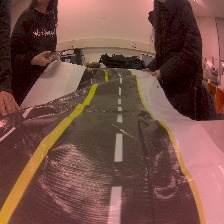
#> input picture Contest/Project2/Picture/Light_Test3Namespace().jpg, 224 x 224 px
$ python CameraTest.py
#> lines starting #> are read from the running program, lines starting #| are printed output that depends on the picture; after the words box and inside, x2 and y2 are one past the last pixel; in counts of white or black regions, pixels touching at a corner belong together
### Contest/Project2/Paragon_function.py
# -*- coding: utf-8 -*- # 한글 주석쓰려면 이거 해야함
import cv2 # opencv 사용
import numpy as np

#image = cv2.imread('./Picture/Light_Test3Namespace().jpg') # 이미지 읽기

def grayscale(img): # 흑백이미지로 변환
    return cv2.cvtColor(img, cv2.COLOR_RGB2GRAY)

def canny(img, low_threshold, high_threshold): # Canny 알고리즘
    return cv2.Canny(img, low_threshold, high_threshold)

def gaussian_blur(img, kernel_size): # 가우시안 필터
    return cv2.GaussianBlur(img, (kernel_size, kernel_size), 0)

def region_of_interest(img, vertices, color3=(255,255,255), color1=255): # ROI 셋팅

    mask = np.zeros_like(img) # mask = img와 같은 크기의 빈 이미지

    if len(img.shape) > 2: # Color 이미지(3채널)라면 :
        color = color3
    else: # 흑백 이미지(1채널)라면 :
        color = color1

    # vertices에 정한 점들로 이뤄진 다각형부분(ROI 설정부분)을 color로 채움
    cv2.fillPoly(mask, vertices, color)

    # 이미지와 color로 채워진 ROI를 합침
    ROI_image = cv2.bitwise_and(img, mask)
    return ROI_image

def Line_Calculation(arr_line):
    _min = (arr_line[0,0,0] + arr_line[0,0,2])/2
    _max = (arr_line[0,0,0] + arr_line[0,0,2])/2
    leftidx = 0
    rightidx = len(arr_line) - 1
    for i in range(len(arr_line)):
        dist = (arr_line[i,0,0] + arr_line[i,0,2])/2
        if dist < _min:
	        _min = dist
	        leftidx = i

    for i in range(len(arr_line)):
        dist = (arr_line[i,0,0] + arr_line[i,0,2])/2
        if dist > _max:
	        _max = dist
	        rightidx = i
    target = [arr_line[leftidx,:,:], arr_line[rightidx,:,:]]
    return target


def hough_lines(img, rho, theta, threshold, min_line_len, max_line_gap): # 허프 변환
    lines = cv2.HoughLinesP(img, rho, theta, threshold, np.array([]), minLineLength=min_line_len, maxLineGap=max_line_gap)
    #line_img = np.zeros((img.shape[0], img.shape[1], 3), dtype=np.uint8)
    #draw_lines(line_img, lines)

    return lines

def binarization(_img):
    return cv2.threshold(_img, 100, 255, cv2.THRESH_BINARY)
'''-----------------------------func--------------------------------------------'''
# [5 lines of commented-out code are left out]

def mainfunc(image):
	height, width = image.shape[:2] # 이미지 높이, 너비

	gray_img = grayscale(image) # 흑백이미지로 변환

	gaussian_img = gaussian_blur(gray_img, 3) # Blur 효과

# binary
	ret, binary_img = binarization(gaussian_img)
#
	canny_img = canny(binary_img, 70, 210) # Canny edge 알고리즘

	vertices = np.array([[(0,height),(width/2-65, height/2+30), (width/2+100, height/2+30), (width,height)]], dtype=np.int32)
	ROI_img = region_of_interest(canny_img, vertices) # ROI 설정

	line_arr = hough_lines(ROI_img, 1, 1 * np.pi/180, 35, 15, 25) # 허프 변환
	'''
	for i in range(len(line_arr)):
		for x1,y1,x2,y2 in line_arr[i]:
			cv2.line(image, (x1, y1), (x2, y2), (0,0,255),3)
			'''
	arrline = Line_Calculation(line_arr)
	leftarr = arrline[0]
	rightarr = arrline[1]
	return (leftarr,rightarr)

'''
for i in range(len(arrline)):
    for x1,y1,x2,y2 in arrline[i]:
        cv2.line(image, (x1, y1), (x2, y2), (0,0,255),3)
		'''

#for i in range(len(arrline)):
#	for x1,y1,x2,y2 in arrline[i]:

#cv2.imshow('result', binary_img) # 결과 이미지 출력
#cv2.imshow('result', image) # 결과 이미지 출력
#cv2.waitKey(0)

### Contest/Project2/CameraTest.py
from sys import stdin
#from jetbot import Robot
import time
import socket
from Paragon_function import mainfunc
import cv2
import os
import time

blue_color = (255,0,0)
#robot = Robot()
image = cv2.imread('./Picture/Light_Test3Namespace().jpg')
#> image is the input picture: shape (224, 224, 3); mean B, G, R 70, 79, 117.3
# [5 lines of commented-out code are left out]

leftarr, rightarr = mainfunc(image)
#> in grayscale, `return cv2.cvtColor(img, cv2.COLOR_RGB2GRAY)`:
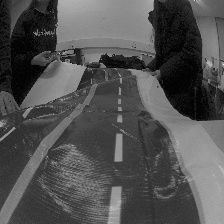
#> returned value: shape (224, 224); min 1, max 234, mean 80.7
#> in gaussian_blur, `return cv2.GaussianBlur(img, (kernel_size, kernel_size), 0)`:
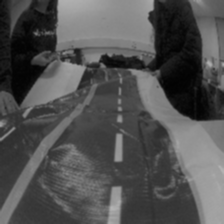
#> returned value: shape (224, 224); min 2, max 179, mean 80.7
#> in mainfunc, `ret, binary_img = binarization(gaussian_img)`:
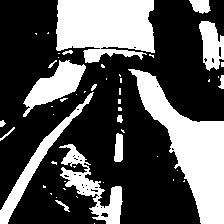
#> binary_img: shape (224, 224); 33.7% white; 51 white regions (35 under 20 px), largest, box (x1, y1, x2, y2) and area: (128, 69, 224, 224) 5518, (56, 0, 155, 63) 5072, (59, 144, 123, 224) 1643
#> in mainfunc, `ret, binary_img = binarization(gaussian_img)`: ret = 100
#> in canny, `return cv2.Canny(img, low_threshold, high_threshold)`:
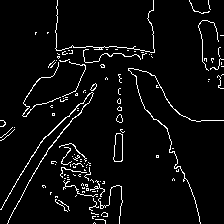
#> returned value: shape (224, 224); 4.7% white in thin lines or dots
#> in region_of_interest, `cv2.fillPoly(mask, vertices, color)`:
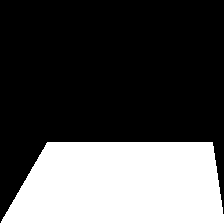
#> mask: shape (224, 224); 31.9% white; 1 white region, box (x1, y1, x2, y2) and area: (0, 142, 224, 224) 16023
#> in region_of_interest, `ROI_image = cv2.bitwise_and(img, mask)`:
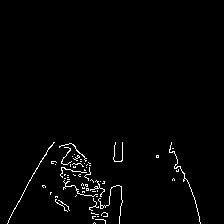
#> ROI_image: shape (224, 224); 1.7% white in thin lines or dots, all inside (x1, y1, x2, y2) = (7, 142, 201, 224)
#> in hough_lines, `lines = cv2.HoughLinesP(img, rho, theta, threshold, np.array([]), minL..`: lines = [[12, 212, 50, 146], [120, 215, 122, 142], [171, 144, 195, 200]]
#> in mainfunc, `line_arr = hough_lines(ROI_img, 1, 1 * np.pi/180, 35, 15, 25)`: line_arr has the same summary as lines in hough_lines
#> in Line_Calculation, `rightidx = len(arr_line) - 1`: rightidx = 2
#> the loop in Line_Calculation, `for i in range(len(arr_line)):` made 3 passes
#> dist on passes 1 to 3: 31, 121, 183
#> after the loop in Line_Calculation, `for i in range(len(arr_line)):`: leftidx = 0
#> the loop in Line_Calculation, `for i in range(len(arr_line)):` made 3 passes
#> (dist, rightidx) on passes 2 to 3: (121, 1), (183, 2)
#> after the loop in Line_Calculation, `for i in range(len(arr_line)):`: rightidx = 2
#> in Line_Calculation, `target = [arr_line[leftidx,:,:], arr_line[rightidx,:,:]]`: target = [[[12, 212, 50, 146]], [[171, 144, 195, 200]]]
#> in mainfunc, `leftarr = arrline[0]`: leftarr = [[12, 212, 50, 146]]
#> in mainfunc, `rightarr = arrline[1]`: rightarr = [[171, 144, 195, 200]]
#> leftarr = [[12, 212, 50, 146]]; rightarr = [[171, 144, 195, 200]]

#img = cv2.rectangle(image,
img = cv2.rectangle(image, (leftarr[0,2] + 30,leftarr[0,3]), (rightarr[0,2] - 50,rightarr[0,3]), blue_color,-1)
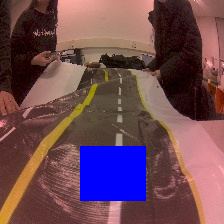
#> img: shape (224, 224, 3); mean B, G, R 83.3, 73.4, 109.5
cv2.imshow('result', img) # 결과 이미지 출력
cv2.waitKey(0)

$ run again, with Contest/Project2/Picture/solidWhiteRight.jpg copied over Contest/Project2/Picture/Light_Test3Namespace().jpg
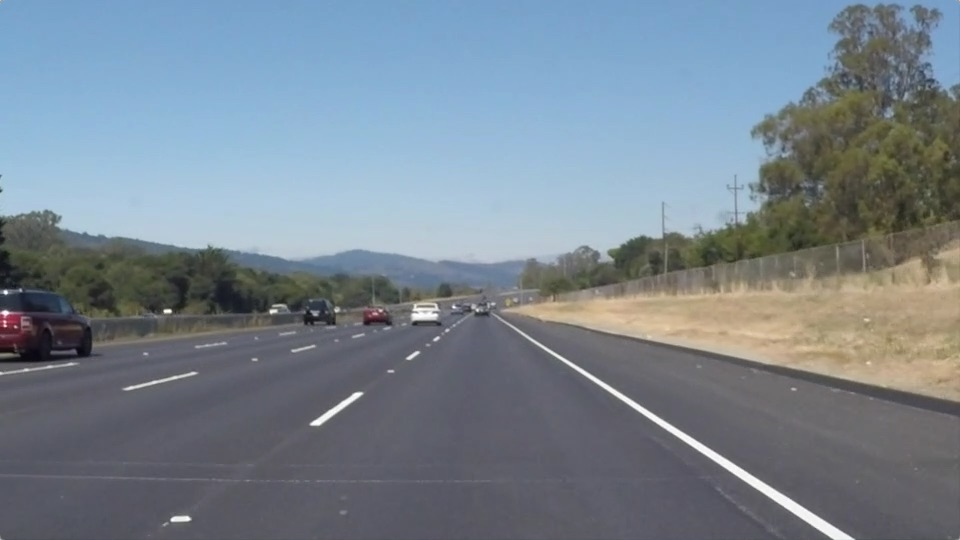
#> input picture Contest/Project2/Picture/solidWhiteRight.jpg, 960 x 540 px
#> image is the input picture: shape (540, 960, 3); mean B, G, R 143.7, 132.6, 120.3
#> in mainfunc, `ret, binary_img = binarization(gaussian_img)`:
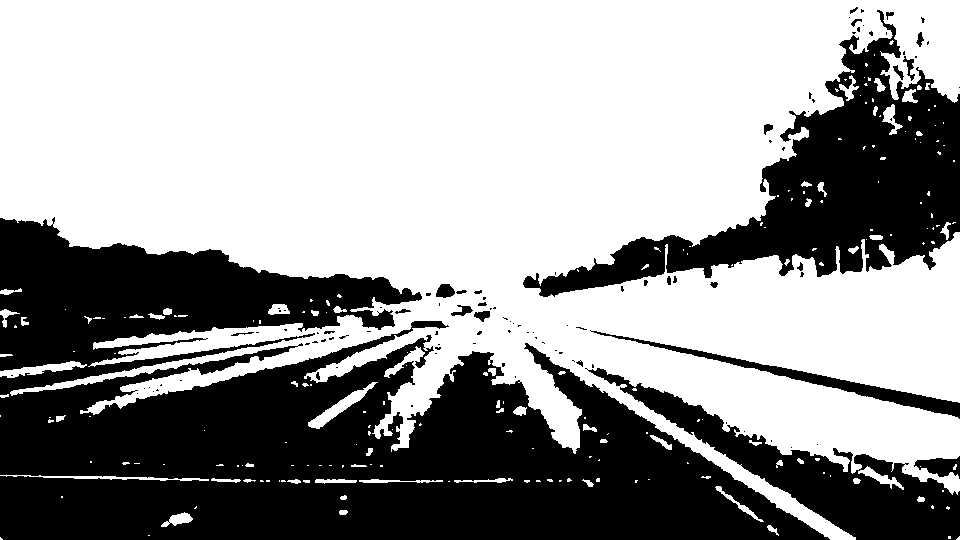
#> binary_img: shape (540, 960); 60.8% white; 106 black regions (79 under 20 px), largest, box (x1, y1, x2, y2) and area: (0, 217, 830, 540) 144123, (523, 10, 960, 297) 38238, (585, 368, 960, 540) 15645
#> ret = 100
#> mask: shape (540, 960); 26.1% white; 1 white region, box (x1, y1, x2, y2) and area: (1, 300, 960, 540) 135157
#> in region_of_interest, `ROI_image = cv2.bitwise_and(img, mask)`:
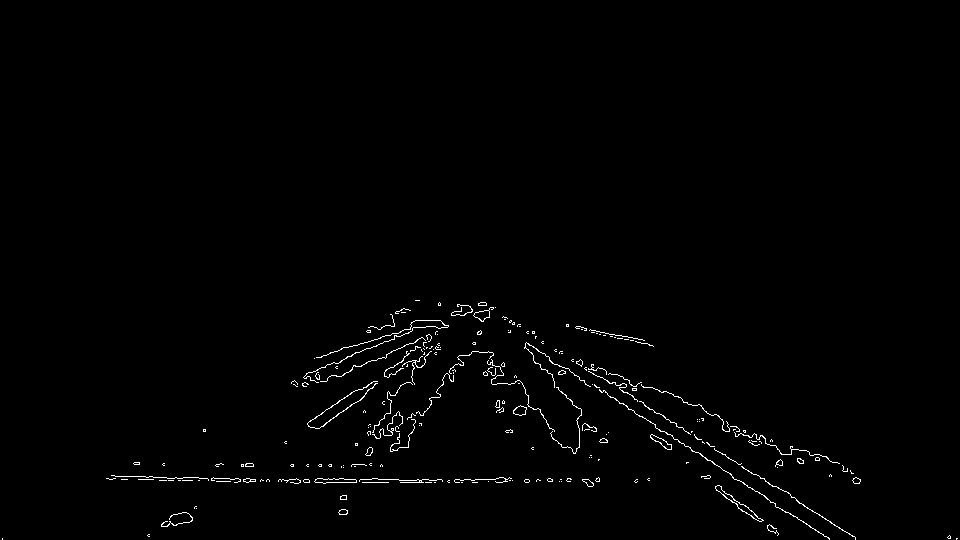
#> ROI_image: shape (540, 960); 0.98% white in thin lines or dots, all inside (x1, y1, x2, y2) = (2, 300, 958, 540)
#> lines = 67 rows, first 6: [109, 479, 153, 479], [480, 311, 829, 538], [286, 482, 528, 482], [467, 305, 693, 451], [483, 305, 855, 537], [488, 481, 599, 481]
#> line_arr has the same summary as lines in hough_lines
#> in Line_Calculation, `rightidx = len(arr_line) - 1`: rightidx = 66
#> the loop in Line_Calculation, `for i in range(len(arr_line)):` made 67 passes
#> dist on passes 1 to 8: 131, 654.5, 407, 580, 669, 543.5, 237, 403.5
#> after the loop in Line_Calculation, `for i in range(len(arr_line)):`: leftidx = 0
#> the loop in Line_Calculation, `for i in range(len(arr_line)):` made 67 passes
#> after the loop in Line_Calculation, `for i in range(len(arr_line)):`: rightidx = 59
#> target = [[[109, 479, 153, 479]], [[817, 460, 839, 463]]]
#> in mainfunc, `leftarr = arrline[0]`: leftarr = [[109, 479, 153, 479]]
#> in mainfunc, `rightarr = arrline[1]`: rightarr = [[817, 460, 839, 463]]
#> `leftarr, rightarr = mainfunc(image)`: leftarr = [[109, 479, 153, 479]]; rightarr = [[817, 460, 839, 463]]

$ run again, with Contest/Project2/Picture/LaneDetectionTest.jpg copied over Contest/Project2/Picture/Light_Test3Namespace().jpg
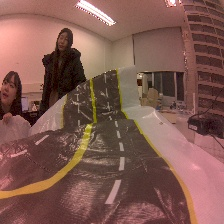
#> input picture Contest/Project2/Picture/LaneDetectionTest.jpg, 224 x 224 px
#> image is the input picture: shape (224, 224, 3); mean B, G, R 80.4, 89.5, 129.1
#> in mainfunc, `ret, binary_img = binarization(gaussian_img)`:
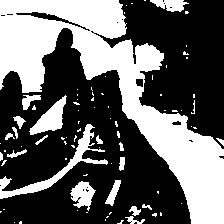
#> binary_img: shape (224, 224); 38.3% white; 83 white regions (62 under 20 px), largest, box (x1, y1, x2, y2) and area: (0, 0, 224, 224) 15423, (0, 124, 108, 199) 1157, (29, 95, 67, 135) 654
#> ret = 100
#> mask: shape (224, 224); 31.9% white; 1 white region, box (x1, y1, x2, y2) and area: (0, 142, 224, 224) 16023
#> in region_of_interest, `ROI_image = cv2.bitwise_and(img, mask)`:
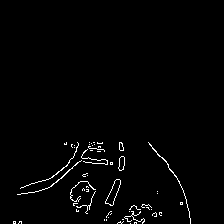
#> ROI_image: shape (224, 224); 1.7% white in thin lines or dots, all inside (x1, y1, x2, y2) = (13, 142, 191, 224)
#> lines = [[56, 182, 98, 143], [31, 192, 92, 145]]
#> in Line_Calculation, `rightidx = len(arr_line) - 1`: rightidx = 1
#> the loop in Line_Calculation, `for i in range(len(arr_line)):` made 2 passes
#> (dist, leftidx) on pass 2: (61.5, 1)
#> the loop in Line_Calculation, `for i in range(len(arr_line)):` made 2 passes
#> dist on passes 1 to 2: 77, 61.5
#> target = [[[31, 192, 92, 145]], [[31, 192, 92, 145]]]
#> in mainfunc, `leftarr = arrline[0]`: leftarr = [[31, 192, 92, 145]]
